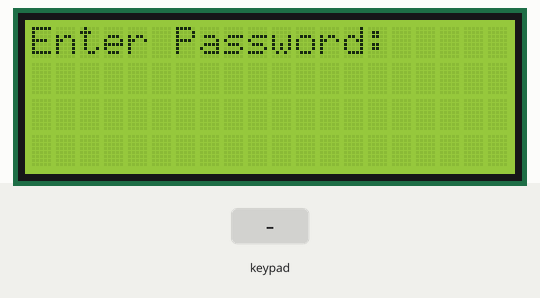
This sketch was run on a simulated Arduino Uno, built with avr-gcc and run on an emulated ATmega328P. Parts: 20×4 character LCD. The inputs (shaded band) are chosen by the test bench.

Above: at 1.2 s.
1.3 s: keypad keys 1 3 9 7 2 2 # pressed 0.4 s apart
At 5.4 s:
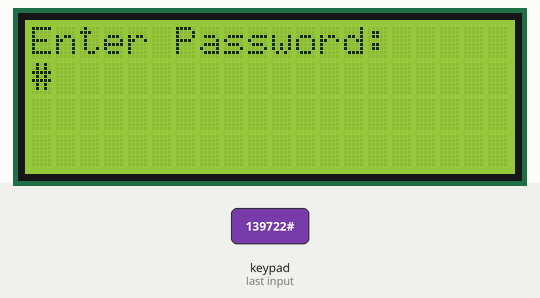
5.8 s: key 'A' pressed
At 6.1 s:
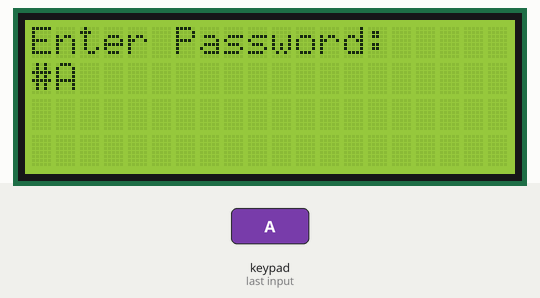
7.3 s: key 'B' pressed
At 8.4 s:
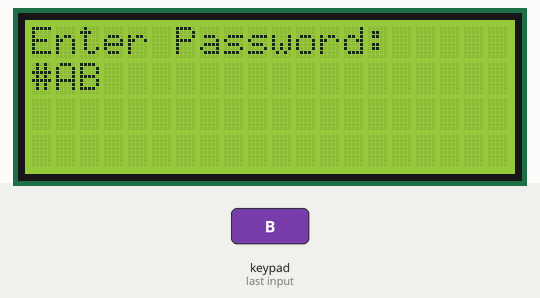
8.8 s: keypad keys 1 2 3 4 5 6 * pressed 0.4 s apart
At 12.4 s:
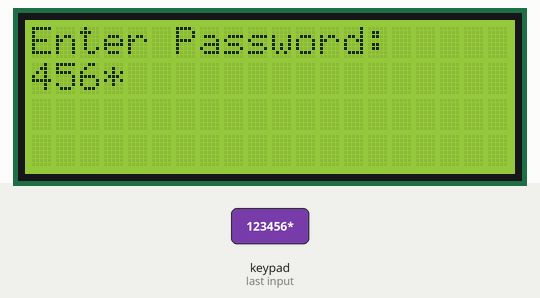
13.1 s: key 'C' pressed
14.6 s: keypad keys 7 6 5 4 A pressed 0.4 s apart
At 17.6 s:
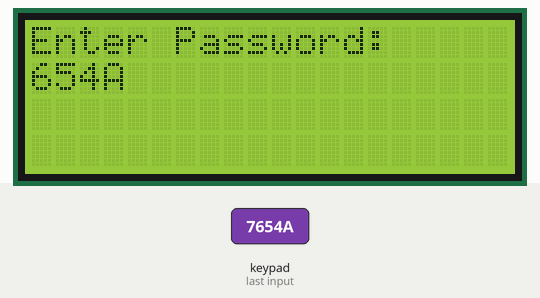
Timing chart, 0 to 19.1 s (numbered marks = the images above; inputs shaded):
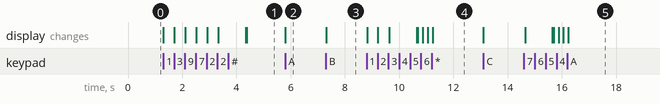

Measured:
- after the input at 1.3 s, the display: first changes at once (image 1 shows a later state)
- after the input at 5.8 s, the display: changes at once (image 2)
- after the input at 7.3 s, the display: changes at once (image 3)
- after the input at 8.8 s, the display: first changes at once (image 4 shows a later state)
- after the input at 14.6 s, the display: first changes at once (image 5 shows a later state)

The sketch:

password.ino
```cpp
#include <Wire.h>
// Include LCD display library for I2C
#include <LiquidCrystal_I2C.h>
// Include Keypad library
#include <Keypad.h>

// Length of password + 1 for null character
#define Password_Length 7
// Character to hold password input
char Data[Password_Length];
// Password
char Master[Password_Length] = "123456";

// Pin connected to lock relay input


// Counter for character entries
byte data_count = 0;

// Character to hold key input
char customKey;

// Constants for row and column sizes
const byte ROWS = 4;
const byte COLS = 4;

// Array to represent keys on keypad
char hexaKeys[ROWS][COLS] = {
  {'1', '2', '3', 'A'},
  {'4', '5', '6', 'B'},
  {'7', '8', '9', 'C'},
  {'*', '0', '#', 'D'}
};

// Connections to Arduino
byte rowPins[ROWS] = {7, 6, 5, 4};
byte colPins[COLS] = {3, 2, 8, 1};

// Create keypad object
Keypad customKeypad = Keypad(makeKeymap(hexaKeys), rowPins, colPins, ROWS, COLS);

// Create LCD object
LiquidCrystal_I2C lcd(0x27, 20, 4);

void setup() {
  // Setup LCD with backlight and initialize
  lcd.backlight();
  lcd.init();

  // Set lockOutput as an OUTPUT pin

}

void loop() {

  // Initialize LCD and print
  lcd.setCursor(0, 0);
  lcd.print("Enter Password:");

  // Look for keypress
  customKey = customKeypad.getKey();
  if (customKey) {
    // Enter keypress into array and increment counter
    Data[data_count] = customKey;
    lcd.setCursor(data_count, 1);
    lcd.print(Data[data_count]);
    data_count++;
  }

  // See if we have reached the password length
  if (data_count == Password_Length - 1) {
    lcd.clear();

    if (!strcmp(Data, Master)) {
      // Password is correct
      lcd.setCursor(0, 0);
      lcd.print("Payment         ");
      lcd.setCursor(4,1);
      lcd.print("Successful!");
      delay(20000);

    }
    else {
      // Password is incorrect
      lcd.setCursor(0, 0);
      lcd.print("incorrect         ");
      lcd.setCursor(4,1);
      lcd.print("passcode");
      delay(1000);
    }

    // Clear data and LCD display
    lcd.clear();
    clearData();

  }
}

void clearData() {
  // Go through array and clear data
  while (data_count != 0) {
    Data[data_count--] = 0;
  }
  return;
}
```
